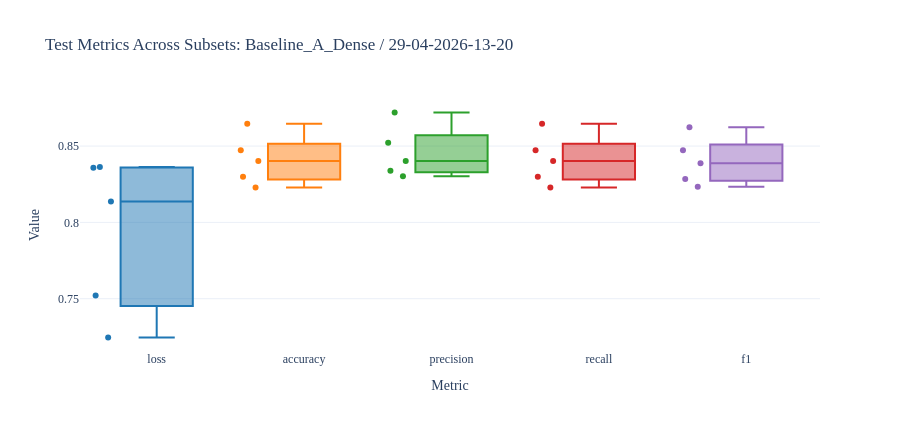
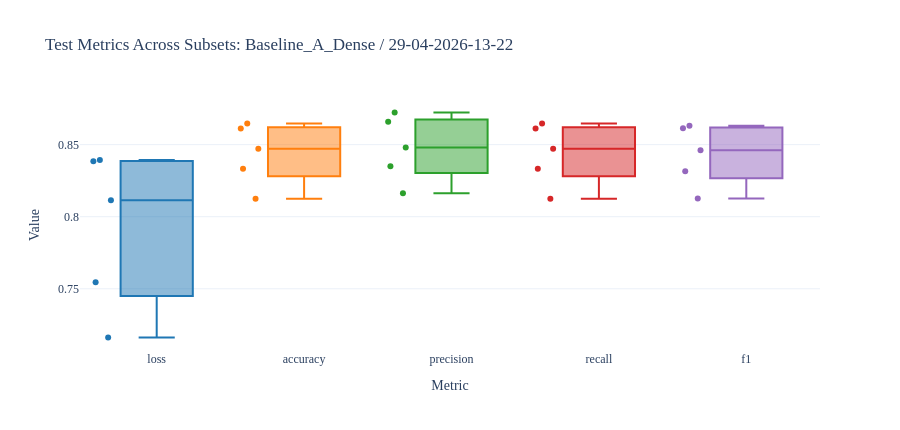
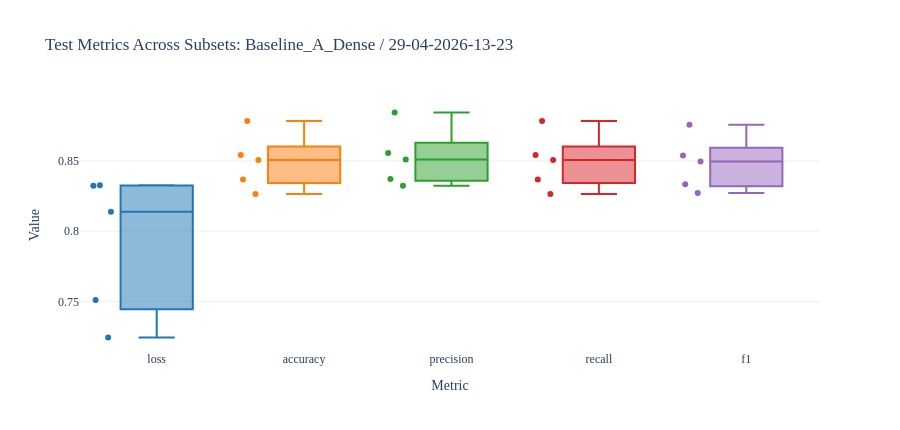
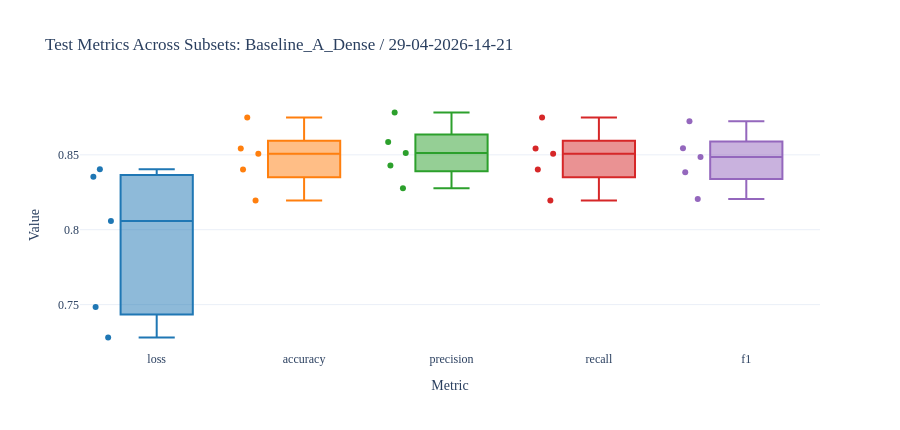

The cell these charts' notebook holds for them, in order:
### Markdown cell above
## Test Metrics Per Result Set

### Code cell
def plot_run_test_metrics(result_set: str) -> go.Figure:
    run_df = test_long[test_long["result_set"] == result_set].copy()
    if run_df.empty:
        raise ValueError(f"No test metrics found for {result_set!r}.")

    metric_order = [metric for metric in METRIC_ORDER if metric in run_df["metric"].unique()]
    fig = px.box(
        run_df,
        x="metric",
        y="value",
        color="metric",
        points="all",
        category_orders={"metric": metric_order},
        hover_data=["subset"],
        title=f"Test Metrics Across Subsets: {result_set}",
    )
    fig.update_layout(height=430, showlegend=False, xaxis_title="Metric", yaxis_title="Value")
    return fig


for result_set in selected_result_sets:
    if result_set in test_long["result_set"].unique():
        display(Markdown(f"### {result_set}"))
        plot_run_test_metrics(result_set).show()

### Figure 1 — Plotly figure (JSON) as saved in the notebook; plotly's stock layout.template omitted (floating-point values rounded to 4 significant figures)
{"data": [{"alignmentgroup": "True", "boxpoints": "all", "customdata": [[1], [2], [3], [4], [5]], "hovertemplate": "metric=%{x}<br>value=%{y}<br>subset=%{customdata[0]}<extra></extra>", "legendgroup": "loss", "marker": {"color": "#1F77B4"}, "name": "loss", "notched": false, "offsetgroup": "loss", "orientation": "v", "showlegend": true, "type": "box", "x": ["loss", "loss", "loss", "loss", "loss"], "x0": " ", "xaxis": "x", "y": [0.8363, 0.8138, 0.8359, 0.7246, 0.752], "y0": " ", "yaxis": "y"}, {"alignmentgroup": "True", "boxpoints": "all", "customdata": [[1], [2], [3], [4], [5]], "hovertemplate": "metric=%{x}<br>value=%{y}<br>subset=%{customdata[0]}<extra></extra>", "legendgroup": "accuracy", "marker": {"color": "#FF7F0E"}, "name": "accuracy", "notched": false, "offsetgroup": "accuracy", "orientation": "v", "showlegend": true, "type": "box", "x": ["accuracy", "accuracy", "accuracy", "accuracy", "accuracy"], "x0": " ", "xaxis": "x", "y": [0.8229, 0.8299, 0.8472, 0.8403, 0.8646], "y0": " ", "yaxis": "y"}, {"alignmentgroup": "True", "boxpoints": "all", "customdata": [[1], [2], [3], [4], [5]], "hovertemplate": "metric=%{x}<br>value=%{y}<br>subset=%{customdata[0]}<extra></extra>", "legendgroup": "precision", "marker": {"color": "#2CA02C"}, "name": "precision", "notched": false, "offsetgroup": "precision", "orientation": "v", "showlegend": true, "type": "box", "x": ["precision", "precision", "precision", "precision", "precision"], "x0": " ", "xaxis": "x", "y": [0.8302, 0.8338, 0.8521, 0.8403, 0.872], "y0": " ", "yaxis": "y"}, {"alignmentgroup": "True", "boxpoints": "all", "customdata": [[1], [2], [3], [4], [5]], "hovertemplate": "metric=%{x}<br>value=%{y}<br>subset=%{customdata[0]}<extra></extra>", "legendgroup": "recall", "marker": {"color": "#D62728"}, "name": "recall", "notched": false, "offsetgroup": "recall", "orientation": "v", "showlegend": true, "type": "box", "x": ["recall", "recall", "recall", "recall", "recall"], "x0": " ", "xaxis": "x", "y": [0.8229, 0.8299, 0.8472, 0.8403, 0.8646], "y0": " ", "yaxis": "y"}, {"alignmentgroup": "True", "boxpoints": "all", "customdata": [[1], [2], [3], [4], [5]], "hovertemplate": "metric=%{x}<br>value=%{y}<br>subset=%{customdata[0]}<extra></extra>", "legendgroup": "f1", "marker": {"color": "#9467BD"}, "name": "f1", "notched": false, "offsetgroup": "f1", "orientation": "v", "showlegend": true, "type": "box", "x": ["f1", "f1", "f1", "f1", "f1"], "x0": " ", "xaxis": "x", "y": [0.8234, 0.8285, 0.8473, 0.8388, 0.8624], "y0": " ", "yaxis": "y"}], "layout": {"boxmode": "overlay", "height": 430, "legend": {"title": {"text": "metric"}, "tracegroupgap": 0}, "showlegend": false, "title": {"text": "Test Metrics Across Subsets: Baseline_A_Dense / 29-04-2026-13-20"}, "xaxis": {"anchor": "y", "categoryarray": ["loss", "accuracy", "precision", "recall", "f1"], "categoryorder": "array", "domain": [0, 1], "title": {"text": "Metric"}}, "yaxis": {"anchor": "x", "domain": [0, 1], "title": {"text": "Value"}}}}

### Figure 2 — Plotly figure (JSON) as saved in the notebook; plotly's stock layout.template omitted (floating-point values rounded to 4 significant figures)
{"data": [{"alignmentgroup": "True", "boxpoints": "all", "customdata": [[1], [2], [3], [4], [5]], "hovertemplate": "metric=%{x}<br>value=%{y}<br>subset=%{customdata[0]}<extra></extra>", "legendgroup": "loss", "marker": {"color": "#1F77B4"}, "name": "loss", "notched": false, "offsetgroup": "loss", "orientation": "v", "showlegend": true, "type": "box", "x": ["loss", "loss", "loss", "loss", "loss"], "x0": " ", "xaxis": "x", "y": [0.8385, 0.8115, 0.8393, 0.7162, 0.7546], "y0": " ", "yaxis": "y"}, {"alignmentgroup": "True", "boxpoints": "all", "customdata": [[1], [2], [3], [4], [5]], "hovertemplate": "metric=%{x}<br>value=%{y}<br>subset=%{customdata[0]}<extra></extra>", "legendgroup": "accuracy", "marker": {"color": "#FF7F0E"}, "name": "accuracy", "notched": false, "offsetgroup": "accuracy", "orientation": "v", "showlegend": true, "type": "box", "x": ["accuracy", "accuracy", "accuracy", "accuracy", "accuracy"], "x0": " ", "xaxis": "x", "y": [0.8125, 0.8333, 0.8611, 0.8472, 0.8646], "y0": " ", "yaxis": "y"}, {"alignmentgroup": "True", "boxpoints": "all", "customdata": [[1], [2], [3], [4], [5]], "hovertemplate": "metric=%{x}<br>value=%{y}<br>subset=%{customdata[0]}<extra></extra>", "legendgroup": "precision", "marker": {"color": "#2CA02C"}, "name": "precision", "notched": false, "offsetgroup": "precision", "orientation": "v", "showlegend": true, "type": "box", "x": ["precision", "precision", "precision", "precision", "precision"], "x0": " ", "xaxis": "x", "y": [0.8163, 0.835, 0.8659, 0.848, 0.8723], "y0": " ", "yaxis": "y"}, {"alignmentgroup": "True", "boxpoints": "all", "customdata": [[1], [2], [3], [4], [5]], "hovertemplate": "metric=%{x}<br>value=%{y}<br>subset=%{customdata[0]}<extra></extra>", "legendgroup": "recall", "marker": {"color": "#D62728"}, "name": "recall", "notched": false, "offsetgroup": "recall", "orientation": "v", "showlegend": true, "type": "box", "x": ["recall", "recall", "recall", "recall", "recall"], "x0": " ", "xaxis": "x", "y": [0.8125, 0.8333, 0.8611, 0.8472, 0.8646], "y0": " ", "yaxis": "y"}, {"alignmentgroup": "True", "boxpoints": "all", "customdata": [[1], [2], [3], [4], [5]], "hovertemplate": "metric=%{x}<br>value=%{y}<br>subset=%{customdata[0]}<extra></extra>", "legendgroup": "f1", "marker": {"color": "#9467BD"}, "name": "f1", "notched": false, "offsetgroup": "f1", "orientation": "v", "showlegend": true, "type": "box", "x": ["f1", "f1", "f1", "f1", "f1"], "x0": " ", "xaxis": "x", "y": [0.8126, 0.8314, 0.8614, 0.8461, 0.8631], "y0": " ", "yaxis": "y"}], "layout": {"boxmode": "overlay", "height": 430, "legend": {"title": {"text": "metric"}, "tracegroupgap": 0}, "showlegend": false, "title": {"text": "Test Metrics Across Subsets: Baseline_A_Dense / 29-04-2026-13-22"}, "xaxis": {"anchor": "y", "categoryarray": ["loss", "accuracy", "precision", "recall", "f1"], "categoryorder": "array", "domain": [0, 1], "title": {"text": "Metric"}}, "yaxis": {"anchor": "x", "domain": [0, 1], "title": {"text": "Value"}}}}

### Figure 3 — Plotly figure (JSON) as saved in the notebook; plotly's stock layout.template omitted (floating-point values rounded to 4 significant figures)
{"data": [{"alignmentgroup": "True", "boxpoints": "all", "customdata": [[1], [2], [3], [4], [5]], "hovertemplate": "metric=%{x}<br>value=%{y}<br>subset=%{customdata[0]}<extra></extra>", "legendgroup": "loss", "marker": {"color": "#1F77B4"}, "name": "loss", "notched": false, "offsetgroup": "loss", "orientation": "v", "showlegend": true, "type": "box", "x": ["loss", "loss", "loss", "loss", "loss"], "x0": " ", "xaxis": "x", "y": [0.8328, 0.8139, 0.8324, 0.7243, 0.751], "y0": " ", "yaxis": "y"}, {"alignmentgroup": "True", "boxpoints": "all", "customdata": [[1], [2], [3], [4], [5]], "hovertemplate": "metric=%{x}<br>value=%{y}<br>subset=%{customdata[0]}<extra></extra>", "legendgroup": "accuracy", "marker": {"color": "#FF7F0E"}, "name": "accuracy", "notched": false, "offsetgroup": "accuracy", "orientation": "v", "showlegend": true, "type": "box", "x": ["accuracy", "accuracy", "accuracy", "accuracy", "accuracy"], "x0": " ", "xaxis": "x", "y": [0.8264, 0.8368, 0.8542, 0.8507, 0.8785], "y0": " ", "yaxis": "y"}, {"alignmentgroup": "True", "boxpoints": "all", "customdata": [[1], [2], [3], [4], [5]], "hovertemplate": "metric=%{x}<br>value=%{y}<br>subset=%{customdata[0]}<extra></extra>", "legendgroup": "precision", "marker": {"color": "#2CA02C"}, "name": "precision", "notched": false, "offsetgroup": "precision", "orientation": "v", "showlegend": true, "type": "box", "x": ["precision", "precision", "precision", "precision", "precision"], "x0": " ", "xaxis": "x", "y": [0.8324, 0.8371, 0.8557, 0.8511, 0.8845], "y0": " ", "yaxis": "y"}, {"alignmentgroup": "True", "boxpoints": "all", "customdata": [[1], [2], [3], [4], [5]], "hovertemplate": "metric=%{x}<br>value=%{y}<br>subset=%{customdata[0]}<extra></extra>", "legendgroup": "recall", "marker": {"color": "#D62728"}, "name": "recall", "notched": false, "offsetgroup": "recall", "orientation": "v", "showlegend": true, "type": "box", "x": ["recall", "recall", "recall", "recall", "recall"], "x0": " ", "xaxis": "x", "y": [0.8264, 0.8368, 0.8542, 0.8507, 0.8785], "y0": " ", "yaxis": "y"}, {"alignmentgroup": "True", "boxpoints": "all", "customdata": [[1], [2], [3], [4], [5]], "hovertemplate": "metric=%{x}<br>value=%{y}<br>subset=%{customdata[0]}<extra></extra>", "legendgroup": "f1", "marker": {"color": "#9467BD"}, "name": "f1", "notched": false, "offsetgroup": "f1", "orientation": "v", "showlegend": true, "type": "box", "x": ["f1", "f1", "f1", "f1", "f1"], "x0": " ", "xaxis": "x", "y": [0.8272, 0.8335, 0.8538, 0.8496, 0.8758], "y0": " ", "yaxis": "y"}], "layout": {"boxmode": "overlay", "height": 430, "legend": {"title": {"text": "metric"}, "tracegroupgap": 0}, "showlegend": false, "title": {"text": "Test Metrics Across Subsets: Baseline_A_Dense / 29-04-2026-13-23"}, "xaxis": {"anchor": "y", "categoryarray": ["loss", "accuracy", "precision", "recall", "f1"], "categoryorder": "array", "domain": [0, 1], "title": {"text": "Metric"}}, "yaxis": {"anchor": "x", "domain": [0, 1], "title": {"text": "Value"}}}}

### Figure 4 — Plotly figure (JSON) as saved in the notebook; plotly's stock layout.template omitted (floating-point values rounded to 4 significant figures)
{"data": [{"alignmentgroup": "True", "boxpoints": "all", "customdata": [[1], [2], [3], [4], [5]], "hovertemplate": "metric=%{x}<br>value=%{y}<br>subset=%{customdata[0]}<extra></extra>", "legendgroup": "loss", "marker": {"color": "#1F77B4"}, "name": "loss", "notched": false, "offsetgroup": "loss", "orientation": "v", "showlegend": true, "type": "box", "x": ["loss", "loss", "loss", "loss", "loss"], "x0": " ", "xaxis": "x", "y": [0.8404, 0.8058, 0.8353, 0.728, 0.7484], "y0": " ", "yaxis": "y"}, {"alignmentgroup": "True", "boxpoints": "all", "customdata": [[1], [2], [3], [4], [5]], "hovertemplate": "metric=%{x}<br>value=%{y}<br>subset=%{customdata[0]}<extra></extra>", "legendgroup": "accuracy", "marker": {"color": "#FF7F0E"}, "name": "accuracy", "notched": false, "offsetgroup": "accuracy", "orientation": "v", "showlegend": true, "type": "box", "x": ["accuracy", "accuracy", "accuracy", "accuracy", "accuracy"], "x0": " ", "xaxis": "x", "y": [0.8194, 0.8403, 0.8542, 0.8507, 0.875], "y0": " ", "yaxis": "y"}, {"alignmentgroup": "True", "boxpoints": "all", "customdata": [[1], [2], [3], [4], [5]], "hovertemplate": "metric=%{x}<br>value=%{y}<br>subset=%{customdata[0]}<extra></extra>", "legendgroup": "precision", "marker": {"color": "#2CA02C"}, "name": "precision", "notched": false, "offsetgroup": "precision", "orientation": "v", "showlegend": true, "type": "box", "x": ["precision", "precision", "precision", "precision", "precision"], "x0": " ", "xaxis": "x", "y": [0.8277, 0.8428, 0.8586, 0.8512, 0.8783], "y0": " ", "yaxis": "y"}, {"alignmentgroup": "True", "boxpoints": "all", "customdata": [[1], [2], [3], [4], [5]], "hovertemplate": "metric=%{x}<br>value=%{y}<br>subset=%{customdata[0]}<extra></extra>", "legendgroup": "recall", "marker": {"color": "#D62728"}, "name": "recall", "notched": false, "offsetgroup": "recall", "orientation": "v", "showlegend": true, "type": "box", "x": ["recall", "recall", "recall", "recall", "recall"], "x0": " ", "xaxis": "x", "y": [0.8194, 0.8403, 0.8542, 0.8507, 0.875], "y0": " ", "yaxis": "y"}, {"alignmentgroup": "True", "boxpoints": "all", "customdata": [[1], [2], [3], [4], [5]], "hovertemplate": "metric=%{x}<br>value=%{y}<br>subset=%{customdata[0]}<extra></extra>", "legendgroup": "f1", "marker": {"color": "#9467BD"}, "name": "f1", "notched": false, "offsetgroup": "f1", "orientation": "v", "showlegend": true, "type": "box", "x": ["f1", "f1", "f1", "f1", "f1"], "x0": " ", "xaxis": "x", "y": [0.8206, 0.8384, 0.8544, 0.8485, 0.8723], "y0": " ", "yaxis": "y"}], "layout": {"boxmode": "overlay", "height": 430, "legend": {"title": {"text": "metric"}, "tracegroupgap": 0}, "showlegend": false, "title": {"text": "Test Metrics Across Subsets: Baseline_A_Dense / 29-04-2026-14-21"}, "xaxis": {"anchor": "y", "categoryarray": ["loss", "accuracy", "precision", "recall", "f1"], "categoryorder": "array", "domain": [0, 1], "title": {"text": "Metric"}}, "yaxis": {"anchor": "x", "domain": [0, 1], "title": {"text": "Value"}}}}
